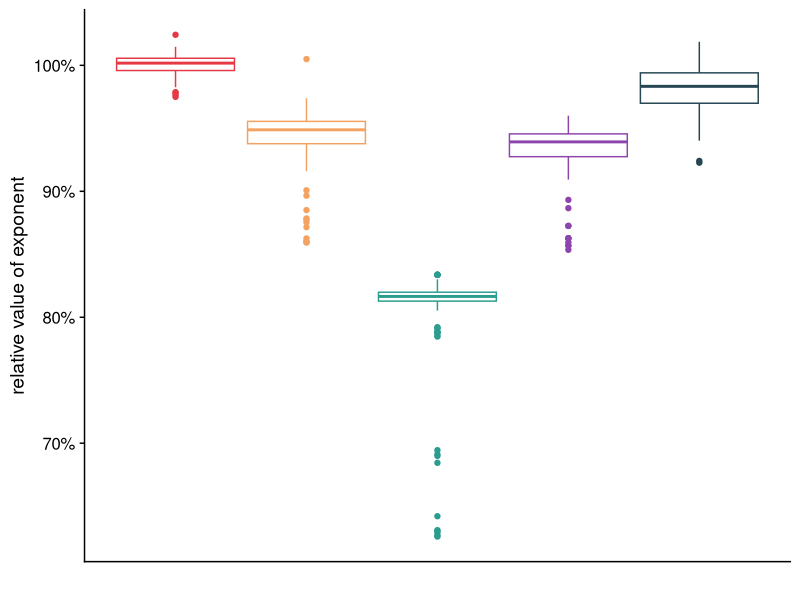
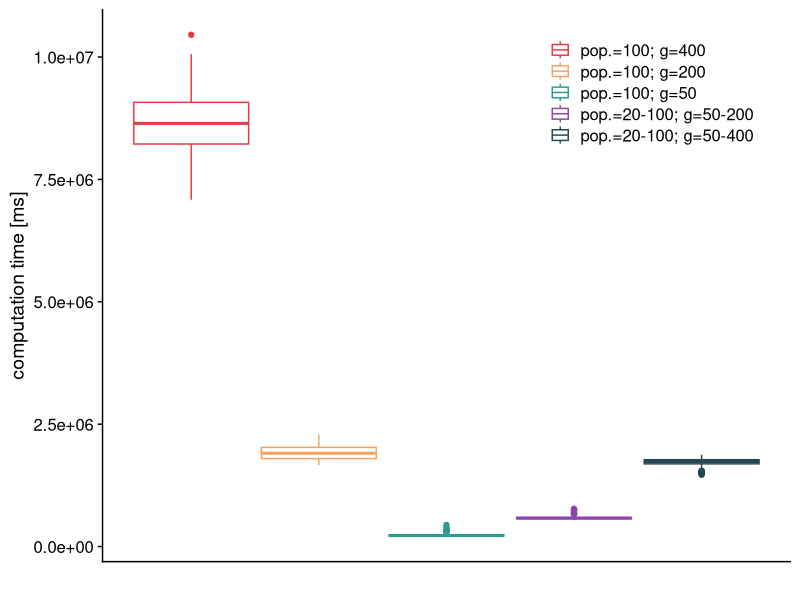
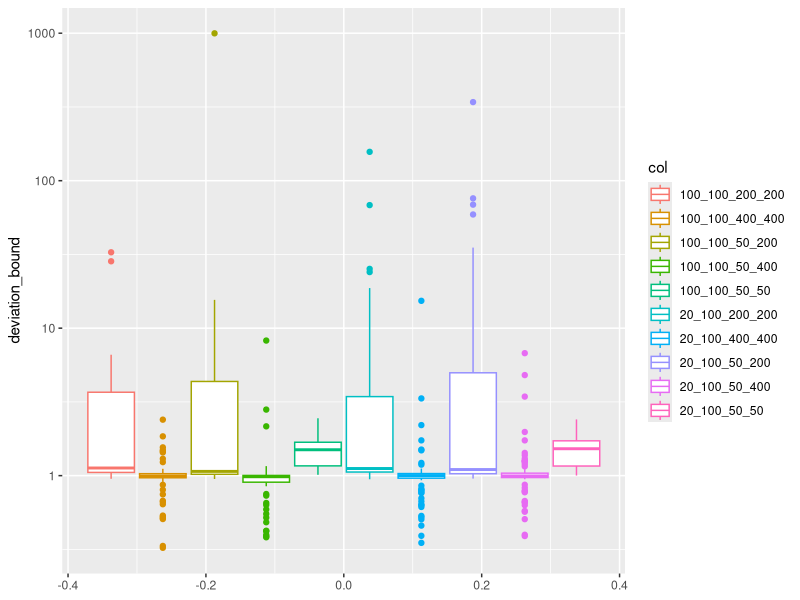
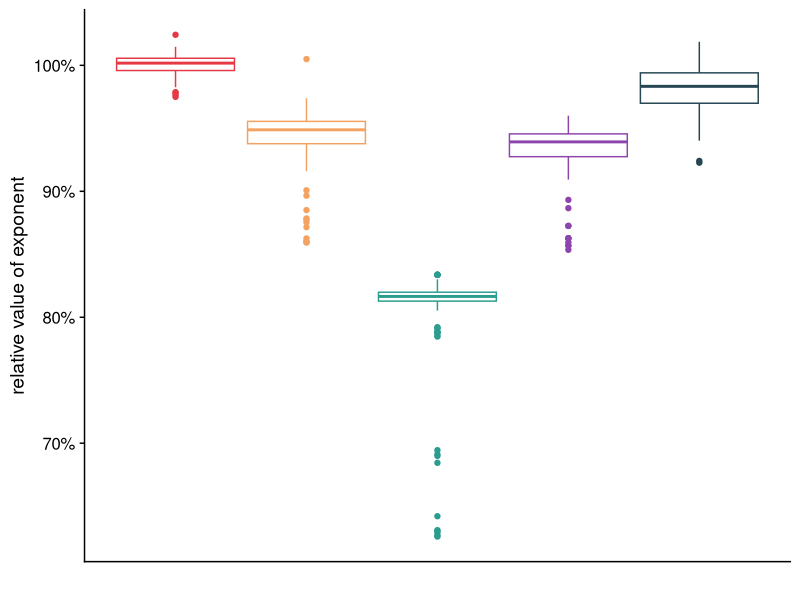
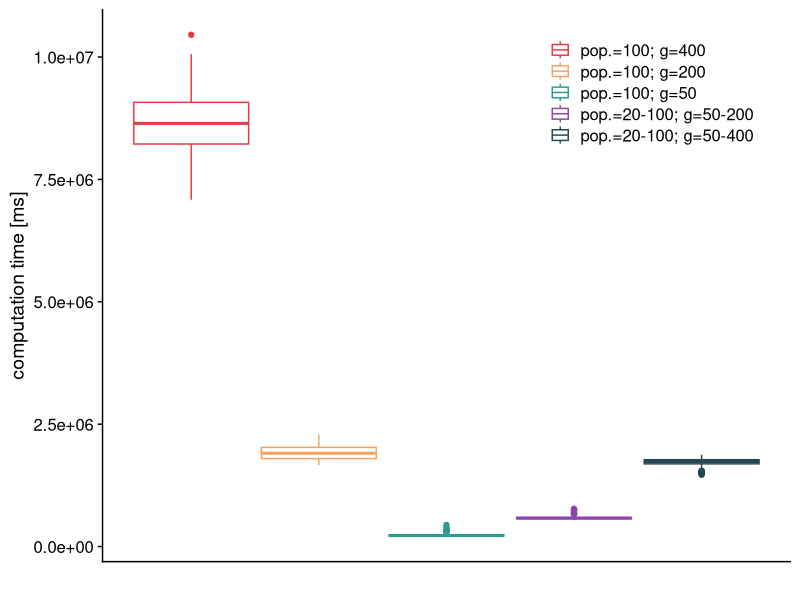

The R source for these figures, in order:
## ---- chunk 1
library(MASS)
library(ggplot2)
library(cowplot)
library(dplyr)
library(scales)
## ---- chunk 2
data <- read.csv("output_all.csv")

str(data)

data <- data
## ---- chunk 3
rearranged_data = data%>% 
  group_by(q1) %>%
  summarise(
    min_exp = min(exponent),
    max_exp = max(exponent),
    mean_exp = mean(exponent),
    min_time = min(time),
    max_time = max(time),
    mean_time = mean(time),
  ) 
## ---- chunk 4
filtered = data[data$exponent>-0.5 & data$id !=0 & data$id!=1 ,]
filtered
## ---- chunk 5
mean_data = data[data$min_population==100 & data$max_population == 100 & data$min_granularity ==400 & data$max_granularity==400 & data$exact_n0=='False',] %>%
  group_by(id) %>%
  summarise(
    mean_exp_with_max_config = mean(exponent),
    mean_time_with_max_config = mean(time)
  )
## ---- chunk 6
mean_data
## ---- chunk 7
divided_by_mean_data = data[data$exact_n0=="False",] %>% left_join(mean_data, by="id") %>%
  mutate(deviation_exponent = exponent/mean_exp_with_max_config, deviation_time = time/mean_time_with_max_config) %>%select(id, num_generations, min_population, max_population, min_granularity, max_granularity, deviation_exponent, deviation_time, time) %>%
  mutate(col=paste(min_population,max_population,min_granularity,max_granularity, sep="_"))

divided_by_mean_data

divided_by_mean_data[divided_by_mean_data$col=="100_100_400_400" | divided_by_mean_data$col=="100_100_200_200" | divided_by_mean_data$col=="100_100_50_50",]
## ---- chunk 8
plot_data = divided_by_mean_data[divided_by_mean_data$col=="100_100_400_400" | divided_by_mean_data$col=="100_100_200_200" | divided_by_mean_data$col=="100_100_50_50" | divided_by_mean_data$col=="20_100_50_400" | divided_by_mean_data$col=="20_100_50_200",]

plot_data$col = factor(plot_data$col, levels=c("100_100_400_400", "100_100_200_200","100_100_50_50","20_100_50_200","20_100_50_400"))

ggplot(plot_data) + 
  geom_boxplot(aes(y=deviation_exponent, color=col))+
  scale_color_manual(values = c(
    "100_100_400_400"="#E63946",
    "100_100_200_200"="#F4A261",
    "100_100_50_50"="#2A9D8F",
    "20_100_50_200"="#8E44AD",
    "20_100_50_400"="#264653"
  ),
  labels = c(
    "100_100_400_400"="pop.=100; g=400",
    "100_100_200_200"="pop.=100; g=200",
    "100_100_50_50"="pop.=100; g=50",
    "20_100_50_200"="pop.=20-100; g=50-200",
    "20_100_50_400"="pop.=20-100; g=50-400"
  )) +
  labs(col=NULL)+
  ylab("relative value of exponent")+
  xlab("")+
  guides(color=guide_legend(reverse = FALSE))+
  scale_y_continuous(labels=percent)+
  theme_half_open() +
  theme(legend.position="none", axis.ticks.x=element_blank(), axis.text.x=element_blank())

ggsave("genetic_algorithm_exponent.pdf",width=7, height=5)
## ---- chunk 9
ggplot(plot_data) + 
  geom_boxplot(aes(y=time, color=col))+
  scale_color_manual(values = c(
    "100_100_400_400"="#E63946",
    "100_100_200_200"="#F4A261",
    "100_100_50_50"="#2A9D8F",
    "20_100_50_200"="#8E44AD",
    "20_100_50_400"="#264653"
  ),
  labels = c(
    "100_100_400_400"="pop.=100; g=400",
    "100_100_200_200"="pop.=100; g=200",
    "100_100_50_50"="pop.=100; g=50",
    "20_100_50_200"="pop.=20-100; g=50-200",
    "20_100_50_400"="pop.=20-100; g=50-400"
  )) +
  labs(col=NULL)+
  ylab("computation time [ms]")+
  xlab("")+
  guides(color=guide_legend(reverse = FALSE))+
  theme_half_open()+
  theme(legend.position="inside",legend.position.inside=c(0.65,0.85), axis.ticks.x=element_blank(), axis.text.x=element_blank())

ggsave("genetic_algorithm_time.pdf",width=7, height=5)
## ---- chunk 10
mean_data_exact = data[data$min_population==100 & data$max_population == 100 & data$min_granularity ==400 & data$max_granularity==400 & data$exact_n0=='True',] %>%
  group_by(id) %>%
  summarise(
    mean_bound_with_max_config = mean(explicit_bound),
    mean_time_with_max_config = mean(time)
  )
## ---- chunk 11
divided_by_mean_data_exact = data[data$exact_n0=="True",] %>% left_join(mean_data_exact, by="id") %>%
  mutate(deviation_bound = explicit_bound/mean_bound_with_max_config, deviation_time = time/mean_time_with_max_config) %>%select(id, num_generations, min_population, max_population, min_granularity, max_granularity, deviation_bound, deviation_time) %>%
  mutate(col=paste(min_population,max_population,min_granularity,max_granularity, sep="_"))

divided_by_mean_data_exact
## ---- chunk 12
ggplot(divided_by_mean_data_exact) + 
  geom_boxplot(aes(y=deviation_bound, color=col))+
  scale_y_log10()
